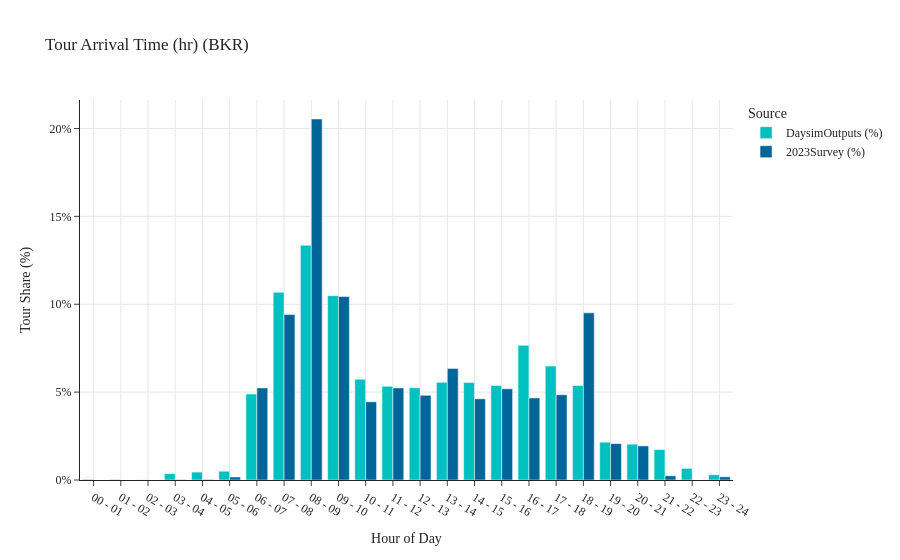

Notebook code cell kept with this figure:
### Code cell
tour_pd_arr_time(data1=data_daysim_bkr, data2=data_survey_bkr, tag='BKR')

### Figure 1 — Plotly figure (JSON) as saved in the notebook; plotly's stock layout.template omitted (floating-point values rounded to 4 significant figures)
{"data": [{"alignmentgroup": "True", "hovertemplate": "Source=DaysimOutputs (%)<br>Primary Destination Arrival Hour=%{x}<br>Tour Arrival Time (hr)=%{y}<extra></extra>", "legendgroup": "DaysimOutputs (%)", "marker": {"color": "#00C0C0", "pattern": {"shape": ""}}, "name": "DaysimOutputs (%)", "offsetgroup": "DaysimOutputs (%)", "orientation": "v", "showlegend": true, "textposition": "auto", "type": "bar", "x": ["00 - 01", "01 - 02", "02 - 03", "03 - 04", "04 - 05", "05 - 06", "06 - 07", "07 - 08", "08 - 09", "09 - 10", "10 - 11", "11 - 12", "12 - 13", "13 - 14", "14 - 15", "15 - 16", "16 - 17", "17 - 18", "18 - 19", "19 - 20", "20 - 21", "21 - 22", "22 - 23", "23 - 24"], "xaxis": "x", "y": [0.04, 0.03, 0.01, 0.36, 0.45, 0.5, 4.89, 10.68, 13.36, 10.49, 5.73, 5.33, 5.25, 5.56, 5.55, 5.38, 7.66, 6.48, 5.38, 2.15, 2.04, 1.73, 0.66, 0.3], "yaxis": "y"}, {"alignmentgroup": "True", "hovertemplate": "Source=2023Survey (%)<br>Primary Destination Arrival Hour=%{x}<br>Tour Arrival Time (hr)=%{y}<extra></extra>", "legendgroup": "2023Survey (%)", "marker": {"color": "#006598", "pattern": {"shape": ""}}, "name": "2023Survey (%)", "offsetgroup": "2023Survey (%)", "orientation": "v", "showlegend": true, "textposition": "auto", "type": "bar", "x": ["00 - 01", "01 - 02", "02 - 03", "03 - 04", "04 - 05", "05 - 06", "06 - 07", "07 - 08", "08 - 09", "09 - 10", "10 - 11", "11 - 12", "12 - 13", "13 - 14", "14 - 15", "15 - 16", "16 - 17", "17 - 18", "18 - 19", "19 - 20", "20 - 21", "21 - 22", "22 - 23", "23 - 24"], "xaxis": "x", "y": [null, null, null, 0.02, 0.03, 0.17, 5.24, 9.41, 20.54, 10.44, 4.45, 5.24, 4.82, 6.35, 4.62, 5.19, 4.67, 4.85, 9.51, 2.07, 1.94, 0.24, null, 0.18], "yaxis": "y"}], "layout": {"barmode": "group", "legend": {"title": {"text": "Source"}, "tracegroupgap": 0}, "title": {"text": "Tour Arrival Time (hr) (BKR)"}, "xaxis": {"anchor": "y", "domain": [0.0, 1.0], "showgrid": true, "title": {"text": "Hour of Day"}}, "yaxis": {"anchor": "x", "domain": [0.0, 1.0], "showgrid": true, "ticksuffix": "%", "title": {"text": "Tour Share (%)"}}}}
